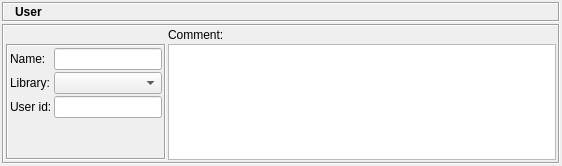
<ui version="4.0" >
 <class>UserDialog_q</class>
 <widget class="QWidget" name="UserDialog_q" >
  <property name="enabled" >
   <bool>true</bool>
  </property>
  <property name="geometry" >
   <rect>
    <x>0</x>
    <y>0</y>
    <width>562</width>
    <height>166</height>
   </rect>
  </property>
  <property name="sizePolicy" >
   <sizepolicy vsizetype="Minimum" hsizetype="Minimum" >
    <horstretch>0</horstretch>
    <verstretch>0</verstretch>
   </sizepolicy>
  </property>
  <property name="windowTitle" >
   <string>User</string>
  </property>
  <layout class="QGridLayout" >
   <property name="leftMargin" >
    <number>2</number>
   </property>
   <property name="topMargin" >
    <number>2</number>
   </property>
   <property name="rightMargin" >
    <number>2</number>
   </property>
   <property name="bottomMargin" >
    <number>2</number>
   </property>
   <property name="horizontalSpacing" >
    <number>2</number>
   </property>
   <property name="verticalSpacing" >
    <number>2</number>
   </property>
   <item row="0" column="0" >
    <layout class="QVBoxLayout" >
     <property name="spacing" >
      <number>2</number>
     </property>
     <property name="leftMargin" >
      <number>0</number>
     </property>
     <property name="topMargin" >
      <number>0</number>
     </property>
     <property name="rightMargin" >
      <number>0</number>
     </property>
     <property name="bottomMargin" >
      <number>0</number>
     </property>
     <item>
      <widget class="QFrame" name="frame3" >
       <property name="sizePolicy" >
        <sizepolicy vsizetype="Fixed" hsizetype="Preferred" >
         <horstretch>0</horstretch>
         <verstretch>0</verstretch>
        </sizepolicy>
       </property>
       <property name="minimumSize" >
        <size>
         <width>16</width>
         <height>20</height>
        </size>
       </property>
       <property name="frameShape" >
        <enum>QFrame::Box</enum>
       </property>
       <property name="frameShadow" >
        <enum>QFrame::Sunken</enum>
       </property>
       <layout class="QGridLayout" >
        <property name="leftMargin" >
         <number>2</number>
        </property>
        <property name="topMargin" >
         <number>2</number>
        </property>
        <property name="rightMargin" >
         <number>2</number>
        </property>
        <property name="bottomMargin" >
         <number>2</number>
        </property>
        <property name="horizontalSpacing" >
         <number>2</number>
        </property>
        <property name="verticalSpacing" >
         <number>2</number>
        </property>
        <item row="0" column="1" >
         <widget class="QLabel" name="editorTitle" >
          <property name="sizePolicy" >
           <sizepolicy vsizetype="Fixed" hsizetype="Preferred" >
            <horstretch>0</horstretch>
            <verstretch>0</verstretch>
           </sizepolicy>
          </property>
          <property name="font" >
           <font>
            <weight>75</weight>
            <bold>true</bold>
           </font>
          </property>
          <property name="frameShape" >
           <enum>QFrame::NoFrame</enum>
          </property>
          <property name="frameShadow" >
           <enum>QFrame::Plain</enum>
          </property>
          <property name="text" >
           <string>User</string>
          </property>
          <property name="wordWrap" >
           <bool>false</bool>
          </property>
         </widget>
        </item>
        <item row="0" column="0" >
         <widget class="QLabel" name="pixmapLabel1" >
          <property name="sizePolicy" >
           <sizepolicy vsizetype="Fixed" hsizetype="Fixed" >
            <horstretch>0</horstretch>
            <verstretch>0</verstretch>
           </sizepolicy>
          </property>
          <property name="pixmap" >
           <pixmap/>
          </property>
          <property name="scaledContents" >
           <bool>true</bool>
          </property>
          <property name="wordWrap" >
           <bool>false</bool>
          </property>
         </widget>
        </item>
       </layout>
      </widget>
     </item>
     <item>
      <widget class="QFrame" name="frame7" >
       <property name="sizePolicy" >
        <sizepolicy vsizetype="Expanding" hsizetype="Expanding" >
         <horstretch>0</horstretch>
         <verstretch>0</verstretch>
        </sizepolicy>
       </property>
       <property name="frameShape" >
        <enum>QFrame::Box</enum>
       </property>
       <property name="frameShadow" >
        <enum>QFrame::Sunken</enum>
       </property>
       <layout class="QGridLayout" >
        <property name="leftMargin" >
         <number>2</number>
        </property>
        <property name="topMargin" >
         <number>2</number>
        </property>
        <property name="rightMargin" >
         <number>2</number>
        </property>
        <property name="bottomMargin" >
         <number>2</number>
        </property>
        <property name="horizontalSpacing" >
         <number>2</number>
        </property>
        <property name="verticalSpacing" >
         <number>2</number>
        </property>
        <item row="1" column="1" >
         <widget class="QTextEdit" name="comment" >
          <property name="sizePolicy" >
           <sizepolicy vsizetype="Expanding" hsizetype="Expanding" >
            <horstretch>0</horstretch>
            <verstretch>100</verstretch>
           </sizepolicy>
          </property>
          <property name="minimumSize" >
           <size>
            <width>200</width>
            <height>0</height>
           </size>
          </property>
          <property name="tabChangesFocus" >
           <bool>true</bool>
          </property>
         </widget>
        </item>
        <item row="0" column="1" >
         <widget class="QLabel" name="textLabel2" >
          <property name="text" >
           <string>Comment:</string>
          </property>
          <property name="wordWrap" >
           <bool>false</bool>
          </property>
         </widget>
        </item>
        <item row="1" column="0" >
         <widget class="QFrame" name="frame50" >
          <property name="frameShape" >
           <enum>QFrame::Box</enum>
          </property>
          <property name="frameShadow" >
           <enum>QFrame::Sunken</enum>
          </property>
          <layout class="QGridLayout" >
           <property name="leftMargin" >
            <number>2</number>
           </property>
           <property name="topMargin" >
            <number>2</number>
           </property>
           <property name="rightMargin" >
            <number>2</number>
           </property>
           <property name="bottomMargin" >
            <number>2</number>
           </property>
           <property name="horizontalSpacing" >
            <number>2</number>
           </property>
           <property name="verticalSpacing" >
            <number>2</number>
           </property>
           <item row="4" column="1" >
            <spacer>
             <property name="orientation" >
              <enum>Qt::Vertical</enum>
             </property>
             <property name="sizeType" >
              <enum>QSizePolicy::MinimumExpanding</enum>
             </property>
             <property name="sizeHint" >
              <size>
               <width>20</width>
               <height>5</height>
              </size>
             </property>
            </spacer>
           </item>
           <item row="0" column="0" >
            <widget class="QLabel" name="textLabel1" >
             <property name="text" >
              <string>Name:</string>
             </property>
             <property name="wordWrap" >
              <bool>false</bool>
             </property>
            </widget>
           </item>
           <item row="1" column="0" >
            <widget class="QLabel" name="textLabel1_2" >
             <property name="text" >
              <string>Library:</string>
             </property>
             <property name="wordWrap" >
              <bool>false</bool>
             </property>
            </widget>
           </item>
           <item row="2" column="1" >
            <widget class="QLineEdit" name="userid" >
             <property name="sizePolicy" >
              <sizepolicy vsizetype="Fixed" hsizetype="Preferred" >
               <horstretch>0</horstretch>
               <verstretch>0</verstretch>
              </sizepolicy>
             </property>
            </widget>
           </item>
           <item row="2" column="0" >
            <widget class="QLabel" name="textLabel2_2" >
             <property name="text" >
              <string>User id:</string>
             </property>
             <property name="wordWrap" >
              <bool>false</bool>
             </property>
            </widget>
           </item>
           <item row="0" column="1" >
            <widget class="QLineEdit" name="obj_name" >
             <property name="sizePolicy" >
              <sizepolicy vsizetype="Fixed" hsizetype="Preferred" >
               <horstretch>0</horstretch>
               <verstretch>0</verstretch>
              </sizepolicy>
             </property>
            </widget>
           </item>
           <item row="1" column="1" >
            <widget class="QComboBox" name="libs" >
             <property name="sizePolicy" >
              <sizepolicy vsizetype="Fixed" hsizetype="Preferred" >
               <horstretch>0</horstretch>
               <verstretch>0</verstretch>
              </sizepolicy>
             </property>
            </widget>
           </item>
          </layout>
         </widget>
        </item>
       </layout>
      </widget>
     </item>
    </layout>
   </item>
  </layout>
 </widget>
 <layoutdefault spacing="2" margin="2" />
 <tabstops>
  <tabstop>obj_name</tabstop>
  <tabstop>libs</tabstop>
  <tabstop>userid</tabstop>
  <tabstop>comment</tabstop>
 </tabstops>
 <resources/>
 <connections>
  <connection>
   <sender>obj_name</sender>
   <signal>textChanged(QString)</signal>
   <receiver>UserDialog_q</receiver>
   <slot>changed()</slot>
   <hints>
    <hint type="sourcelabel" >
     <x>20</x>
     <y>20</y>
    </hint>
    <hint type="destinationlabel" >
     <x>20</x>
     <y>20</y>
    </hint>
   </hints>
  </connection>
  <connection>
   <sender>libs</sender>
   <signal>activated(int)</signal>
   <receiver>UserDialog_q</receiver>
   <slot>libChanged()</slot>
   <hints>
    <hint type="sourcelabel" >
     <x>20</x>
     <y>20</y>
    </hint>
    <hint type="destinationlabel" >
     <x>20</x>
     <y>20</y>
    </hint>
   </hints>
  </connection>
  <connection>
   <sender>userid</sender>
   <signal>textChanged(QString)</signal>
   <receiver>UserDialog_q</receiver>
   <slot>changed()</slot>
   <hints>
    <hint type="sourcelabel" >
     <x>20</x>
     <y>20</y>
    </hint>
    <hint type="destinationlabel" >
     <x>20</x>
     <y>20</y>
    </hint>
   </hints>
  </connection>
  <connection>
   <sender>comment</sender>
   <signal>textChanged()</signal>
   <receiver>UserDialog_q</receiver>
   <slot>changed()</slot>
   <hints>
    <hint type="sourcelabel" >
     <x>20</x>
     <y>20</y>
    </hint>
    <hint type="destinationlabel" >
     <x>20</x>
     <y>20</y>
    </hint>
   </hints>
  </connection>
 </connections>
</ui>
